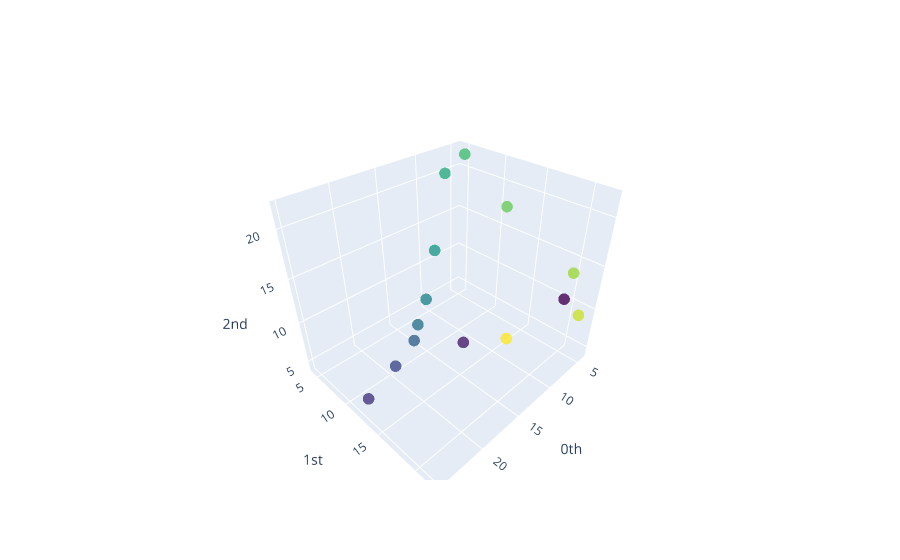

Write notebook code for a chart like this one.
### Code cell
window_number = 3
TE.plot(X_embedded, sample=window_number)

### Figure 1 — Plotly figure (JSON) as saved in the notebook; plotly's stock layout.template omitted (floating-point values rounded to 4 significant figures)
{"data": [{"marker": {"color": [0, 1, 2, 3, 4, 5, 6, 7, 8, 9, 10, 11, 12, 13], "colorscale": [[0, "#440154"], [0.1111, "#482878"], [0.2222, "#3e4989"], [0.3333, "#31688e"], [0.4444, "#26828e"], [0.5556, "#1f9e89"], [0.6667, "#35b779"], [0.7778, "#6ece58"], [0.8889, "#b5de2b"], [1, "#fde725"]], "opacity": 0.8, "size": 4}, "mode": "markers", "type": "scatter3d", "x": [5.104, 14.99, 24.83, 19.75, 15.32, 13.16, 10.59, 8.286, 6.473, 5.141, 4.314, 4.241, 5.819, 11.15], "y": [19.75, 15.32, 13.16, 10.59, 8.286, 6.473, 5.141, 4.314, 4.241, 5.819, 11.15, 19.81, 21.93, 17.53], "z": [10.59, 8.286, 6.473, 5.141, 4.314, 4.241, 5.819, 11.15, 19.81, 21.93, 17.53, 13.33, 10.16, 7.755]}], "layout": {"scene": {"xaxis": {"exponentformat": "e", "showexponent": "all", "title": {"text": "0th"}, "type": "linear"}, "yaxis": {"exponentformat": "e", "showexponent": "all", "title": {"text": "1st"}, "type": "linear"}, "zaxis": {"exponentformat": "e", "showexponent": "all", "title": {"text": "2nd"}, "type": "linear"}}}}
